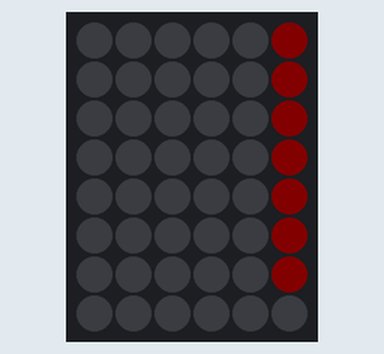
Recording of a sketch running on a simulated Arduino Uno, built with avr-gcc and run on an emulated ATmega328P. Shown: 6×8 RGB LED matrix (first LED top left, wired row by row). Dim RGB values are drawn brighter than linear; random numbers use the default seed unless the sketch sets one.

Above: at 0.17 s.
At 14.74 s:
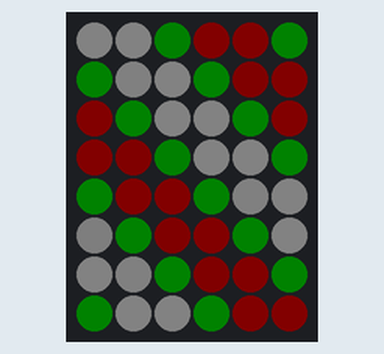
At 24.8 s:
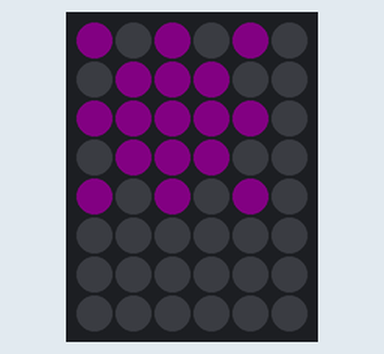
At 29.38 s:
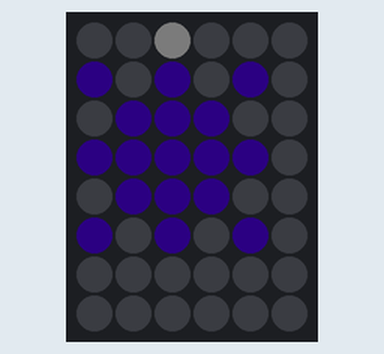
At 33.9 s:
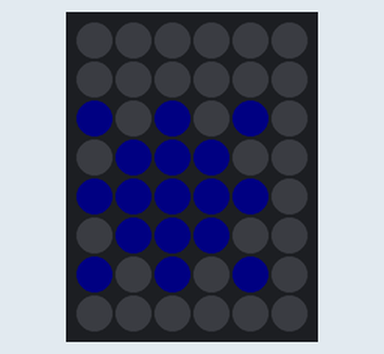
At 38.8 s:
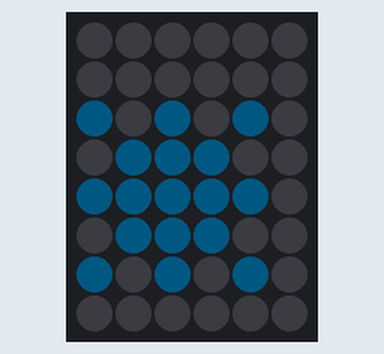

The sketch:

arduino_christmas.ino
```cpp
#include <Adafruit_GFX.h>
#include <Adafruit_NeoMatrix.h>
#include <Adafruit_NeoPixel.h>

// MATRIX DECLARATION:
// Parameter 1 = width of NeoPixel matrix
// Parameter 2 = height of matrix
// Parameter 3 = pin number (most are valid)
// Parameter 4 = matrix layout flags, add together as needed:
//   NEO_MATRIX_TOP, NEO_MATRIX_BOTTOM, NEO_MATRIX_LEFT, NEO_MATRIX_RIGHT:
//     Position of the FIRST LED in the matrix; pick two, e.g.
//     NEO_MATRIX_TOP + NEO_MATRIX_LEFT for the top-left corner.
//   NEO_MATRIX_ROWS, NEO_MATRIX_COLUMNS: LEDs are arranged in horizontal
//     rows or in vertical columns, respectively; pick one or the other.
//   NEO_MATRIX_PROGRESSIVE, NEO_MATRIX_ZIGZAG: all rows/columns proceed
//     in the same order, or alternate lines reverse direction; pick one.
//   See example below for these values in action.
// Parameter 5 = pixel type flags, add together as needed:
//   NEO_KHZ800  800 KHz bitstream (most NeoPixel products w/WS2812 LEDs)
//   NEO_KHZ400  400 KHz (classic 'v1' (not v2) FLORA pixels, WS2811 drivers)
//   NEO_GRB     Pixels are wired for GRB bitstream (most NeoPixel products)
//   NEO_RGB     Pixels are wired for RGB bitstream (v1 FLORA pixels, not v2)

#define PIN 6

Adafruit_NeoMatrix matrix = Adafruit_NeoMatrix(6, 8, PIN,
  NEO_MATRIX_BOTTOM + NEO_MATRIX_LEFT +
  NEO_MATRIX_COLUMNS + NEO_MATRIX_PROGRESSIVE,
  NEO_GRB            + NEO_KHZ800);


// Global Variables
// matrix_x, y used to drive the size of the LED matrix
// text_pass used to change text colours after each pass
// starpos used to position the star when switching to different colours
// starpos_incdec is used to move the star back and forth based on the boundaries of the matrix
// rand_messages is used to randmize the messge that is shown
// text_colours is an array of colours to use for the text, star_rgb used for star color values, star_colour used to drive the actual colour of the star
int matrix_x = matrix.width();
int matrix_y = matrix.height();
int text_pass = 0;
int starpos = 0;
boolean starpos_incdec = 1;
int rand_messages = 0;
unsigned int star_rgb[3] = {255,255,255};
uint16_t star_colour = matrix.Color(star_rgb[0], star_rgb[1], star_rgb[2]);
const uint16_t text_colours[] = {matrix.Color(255, 0, 0), matrix.Color(0, 255, 0), matrix.Color(255, 255, 0),matrix.Color(0, 0, 255), matrix.Color(255, 0, 255), matrix.Color(0, 255, 255), matrix.Color(255, 255, 255)};

// Merry Christmas Message
 String myMessages[]={
    "Merry Christmas",
    "You've been naughty",
    "Krampus is here",
    "Ho Ho Ho!",
    "Happy Holigays",
    "Meet me under the mistletoe",
    "Happy for the Holidays",
    "Santa arrives tonight"};
 int myMessagesSizes[]={-122,-120,-98,-80,-95,-170,-140,-120};


// Code
void setup()
{
  Serial.begin(9600);
  matrix.begin();
  matrix.setTextWrap(false);
  matrix.setBrightness(6);
  matrix.setTextColor(text_colours[0]);
}

void update_star()
{
  // Future code fix - Make dynamic based on matrix_x and matrix_y
  // In short, if the star hits the Y boundaries, move back

  int random_pixel = 0;
  uint32_t colour = 0;

  if (starpos+4 == 7) { starpos_incdec = 0; }
  if (starpos == 0) { starpos_incdec = 1; }

  // Clear screen, draw star
  matrix.fillScreen(0);
  star_colour = matrix.Color(star_rgb[1], star_rgb[0], star_rgb[2]);
  matrix.drawLine(0, starpos, 4, starpos+4, star_colour);
  matrix.drawLine(0, starpos+4, 4, starpos, star_colour);
  matrix.drawLine(0, starpos+2, 4, starpos+2, star_colour);
  matrix.drawLine(2, starpos, 2, starpos+4, star_colour);

  if (starpos % 2)
  {
    random_pixel = random(0,41);
    colour = matrix.getPixelColor(random_pixel);
    matrix.setPixelColor(random_pixel, 125, 125, 125);
    matrix.show();
    delay(1);
    matrix.setPixelColor(random_pixel, colour);
  }
  matrix.show();
  delay(1);
}

void color_morph(unsigned int* value, int get_brighter)
{
  // Updates the colour through updating the refence.
  // Get brighter flag increments/decrements
  for (int i = 0; i < 255; i++)
  {
    if (get_brighter)
      (*value)--;
    else
      (*value)++;

    update_star();
  }
  if (starpos_incdec) { starpos++; } else { starpos--; }
}

void rowColorWipe(uint32_t c1, uint32_t c2, uint32_t c3, uint16_t wait)
{
  // Borrowed code to draw green, white and red bars
  // Sparkles were added by me
  int random_pixel = 0;
  uint32_t colour = 0;

  // Clear screen
  matrix.fillScreen(0);

  // Draw the bars
  for(int j=0; j<2; j++) {
    for(int q=0; q<12; q++){
      for(int y=0; y <= matrix.height() + 20; y=y+6) {
        matrix.drawLine(0, y+q-11, 5, y+q-6, c3);
        matrix.drawLine(0, y+q-10, 5, y+q-5, c1);
        matrix.drawLine(0, y+q-9, 5, y+q-4, c1);
        matrix.drawLine(0, y+q-8, 5, y+q-3, c3);
        matrix.drawLine(0, y+q-7, 5, y+q-2, c2);
        matrix.drawLine(0, y+q-6, 5, y+q-1, c2);
      }

      for(int x=0; x <= 10; x++)
      {
        random_pixel = random(0,41);
        colour = matrix.getPixelColor(random_pixel);
        matrix.setPixelColor(random_pixel, 255, 255, 255);
        matrix.show();
        delay(10);
        matrix.setPixelColor(random_pixel, colour);
        matrix.show();
      }
      delay(wait);
    }
  }
}

void loop()
{
  // The main Arduino loop
  // Displays the christmas message, then the Christmas Wrapping bars, and then the star animation
  // Easier to have the message scroll here rather than using a separate method/function

  // Clears screen and sets message
  matrix.fillScreen(0);
  matrix.setCursor(matrix_x, 0);
  matrix.print(myMessages[rand_messages]);
  // matrix.print(F("Merry Christmas")); // If using a single message

  // Enter this only if the message has been fully displayed. It's displayed by moving the cursor
  if(--matrix_x <= myMessagesSizes[rand_messages]) {
    // Reset message scroll
    matrix_x = matrix.width();
    matrix.setCursor(matrix_x, 0);

    // Christmas Wrapping bars
    rowColorWipe(matrix.Color(240, 0, 0), matrix.Color(240, 240, 240), matrix.Color(0, 240, 0), 100);

    // Cycle through the star colours
    color_morph(&star_rgb[0], 1); // transition to red
    color_morph(&star_rgb[1], 1); // transition to yellow
    color_morph(&star_rgb[0], 0); // transition to green
    color_morph(&star_rgb[2], 1); // transition to aqua
    color_morph(&star_rgb[0], 1); // transition to white
    color_morph(&star_rgb[1], 0); // transition to violet
    color_morph(&star_rgb[0], 0); // transition to blue
    color_morph(&star_rgb[2], 0); // transition to black (all off)

    if(++text_pass >= 8) text_pass = 0;
    matrix.setTextColor(text_colours[text_pass]);
    rand_messages = random(0,8); // Random number between 0 and 8 (n-1)
  }
  matrix.show();
  delay(100);
}
```

Measured:
- what the display in image 2 shows lasts 2.0 s, from 24.8 s to 26.8 s
